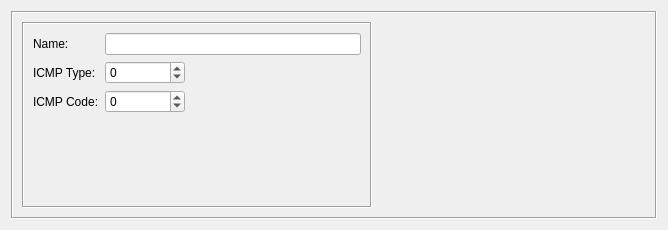
<?xml version="1.0" encoding="UTF-8"?>
<ui version="4.0">
 <class>ICMPServiceDialog_q</class>
 <widget class="QWidget" name="ICMPServiceDialog_q">
  <property name="enabled">
   <bool>true</bool>
  </property>
  <property name="geometry">
   <rect>
    <x>0</x>
    <y>0</y>
    <width>668</width>
    <height>230</height>
   </rect>
  </property>
  <property name="sizePolicy">
   <sizepolicy hsizetype="Minimum" vsizetype="Preferred">
    <horstretch>0</horstretch>
    <verstretch>0</verstretch>
   </sizepolicy>
  </property>
  <property name="windowTitle">
   <string>ICMP</string>
  </property>
  <layout class="QGridLayout" name="gridLayout_100">
   <item row="0" column="0">
    <widget class="QFrame" name="frame7">
     <property name="frameShape">
      <enum>QFrame::Shape::Box</enum>
     </property>
     <property name="frameShadow">
      <enum>QFrame::Shadow::Sunken</enum>
     </property>
     <layout class="QHBoxLayout" name="horizontalLayout">
      <item>
       <widget class="QFrame" name="frame30">
        <property name="sizePolicy">
         <sizepolicy hsizetype="Fixed" vsizetype="Preferred">
          <horstretch>0</horstretch>
          <verstretch>0</verstretch>
         </sizepolicy>
        </property>
        <property name="minimumSize">
         <size>
          <width>350</width>
          <height>0</height>
         </size>
        </property>
        <property name="maximumSize">
         <size>
          <width>350</width>
          <height>16777215</height>
         </size>
        </property>
        <property name="frameShape">
         <enum>QFrame::Shape::Box</enum>
        </property>
        <property name="frameShadow">
         <enum>QFrame::Shadow::Sunken</enum>
        </property>
        <layout class="QGridLayout" name="gridLayout">
         <item row="0" column="0">
          <widget class="QLabel" name="textLabel1">
           <property name="sizePolicy">
            <sizepolicy hsizetype="Preferred" vsizetype="Preferred">
             <horstretch>0</horstretch>
             <verstretch>0</verstretch>
            </sizepolicy>
           </property>
           <property name="text">
            <string>Name:</string>
           </property>
           <property name="wordWrap">
            <bool>false</bool>
           </property>
          </widget>
         </item>
         <item row="0" column="1" colspan="2">
          <widget class="QLineEdit" name="obj_name">
           <property name="sizePolicy">
            <sizepolicy hsizetype="Preferred" vsizetype="Fixed">
             <horstretch>200</horstretch>
             <verstretch>0</verstretch>
            </sizepolicy>
           </property>
           <property name="minimumSize">
            <size>
             <width>0</width>
             <height>0</height>
            </size>
           </property>
          </widget>
         </item>
         <item row="1" column="0">
          <widget class="QLabel" name="textLabel3">
           <property name="text">
            <string>ICMP Type:</string>
           </property>
           <property name="wordWrap">
            <bool>false</bool>
           </property>
          </widget>
         </item>
         <item row="1" column="1">
          <widget class="QSpinBox" name="icmpType">
           <property name="maximumSize">
            <size>
             <width>80</width>
             <height>16777215</height>
            </size>
           </property>
           <property name="specialValueText">
            <string>any</string>
           </property>
           <property name="minimum">
            <number>-1</number>
           </property>
           <property name="maximum">
            <number>255</number>
           </property>
          </widget>
         </item>
         <item row="1" column="2">
          <spacer name="horizontalSpacer">
           <property name="orientation">
            <enum>Qt::Orientation::Horizontal</enum>
           </property>
           <property name="sizeHint" stdset="0">
            <size>
             <width>167</width>
             <height>20</height>
            </size>
           </property>
          </spacer>
         </item>
         <item row="2" column="0">
          <widget class="QLabel" name="textLabel4">
           <property name="text">
            <string>ICMP Code:</string>
           </property>
           <property name="wordWrap">
            <bool>false</bool>
           </property>
          </widget>
         </item>
         <item row="2" column="1">
          <widget class="QSpinBox" name="icmpCode">
           <property name="specialValueText">
            <string>any</string>
           </property>
           <property name="minimum">
            <number>-1</number>
           </property>
           <property name="maximum">
            <number>255</number>
           </property>
          </widget>
         </item>
         <item row="3" column="1">
          <spacer name="verticalSpacer">
           <property name="orientation">
            <enum>Qt::Orientation::Vertical</enum>
           </property>
           <property name="sizeHint" stdset="0">
            <size>
             <width>20</width>
             <height>82</height>
            </size>
           </property>
          </spacer>
         </item>
        </layout>
       </widget>
      </item>
      <item>
       <widget class="CommentKeywords" name="commentKeywords" native="true">
        <property name="sizePolicy">
         <sizepolicy hsizetype="Expanding" vsizetype="Expanding">
          <horstretch>0</horstretch>
          <verstretch>0</verstretch>
         </sizepolicy>
        </property>
       </widget>
      </item>
     </layout>
    </widget>
   </item>
  </layout>
 </widget>
 <customwidgets>
  <customwidget>
   <class>CommentKeywords</class>
   <extends>QWidget</extends>
   <header>CommentKeywords.h</header>
   <container>1</container>
  </customwidget>
 </customwidgets>
 <tabstops>
  <tabstop>obj_name</tabstop>
  <tabstop>icmpType</tabstop>
  <tabstop>icmpCode</tabstop>
 </tabstops>
 <resources>
  <include location="MainRes.qrc"/>
 </resources>
 <connections/>
</ui>
